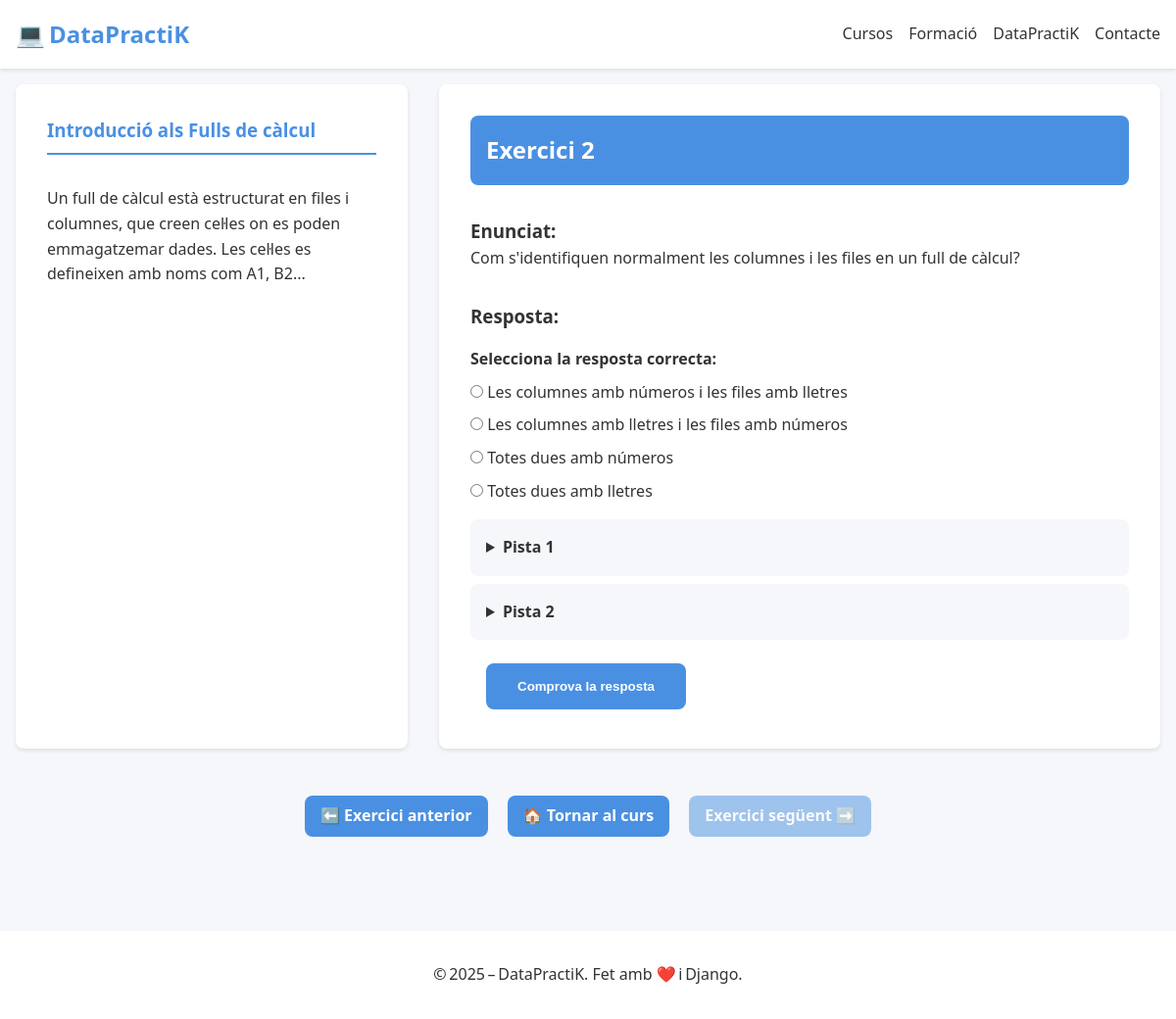
Page /curs/Excel/capitol/1/exercici/2/ on the earlier database version.
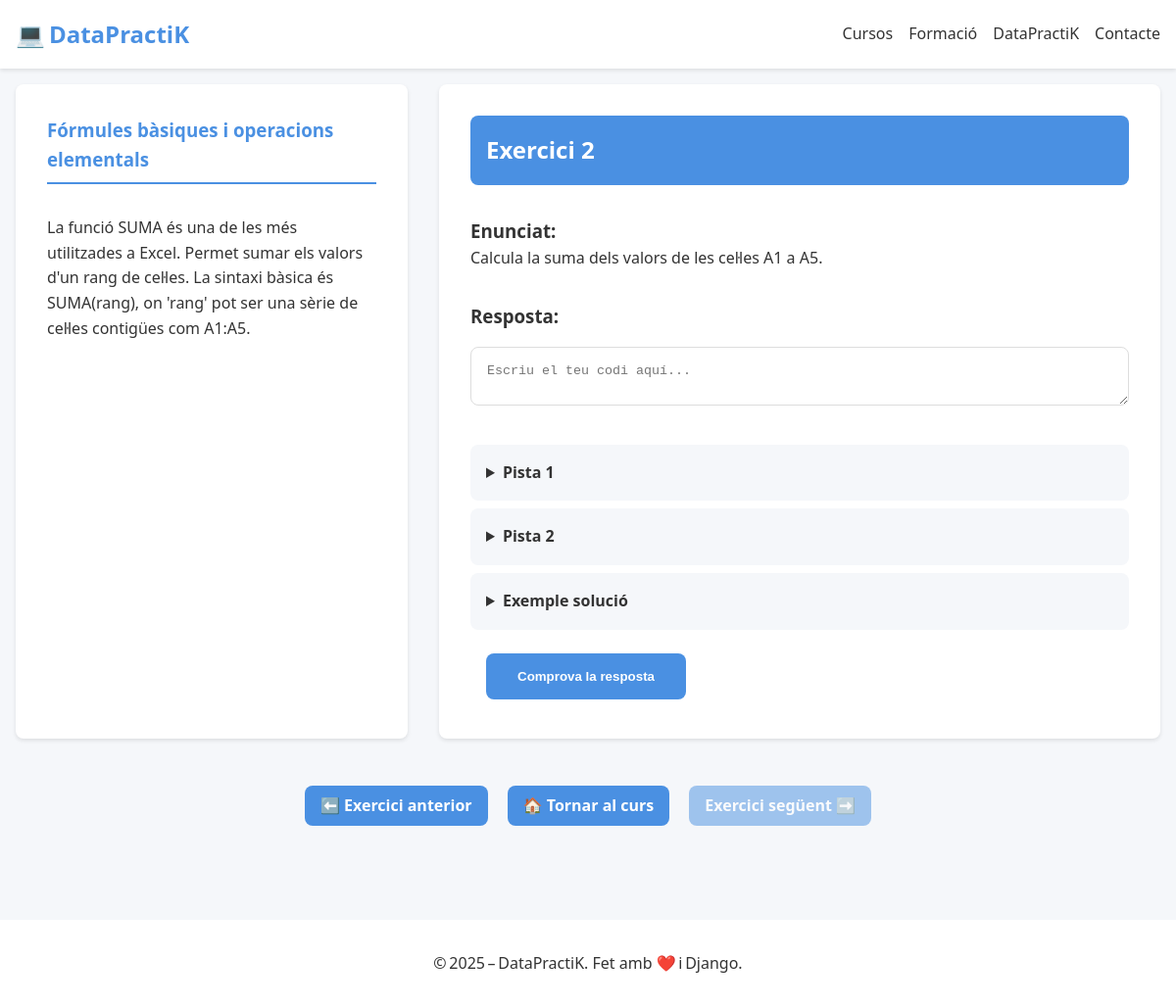
Same page on the later database version.
### app_django/models.py (models this page shows, shortened)
class Exercici(models.Model):
    class Tipus(models.TextChoices):
        CODI = 'codi', _("Escriure codi")
        COMPLETAR = 'completar', _("Completar codi")
        TEST = 'test', _("Tipus test")
        IA = 'ia', _("Correcció amb IA")
        EXE = 'exe', _("Execució de codi")
    curs = models.ForeignKey(Curs, on_delete=models.CASCADE, related_name='exercicis', verbose_name=_("Curs"))
    capitol = models.ForeignKey(Capitol, on_delete=models.CASCADE, related_name='exercicis', verbose_name=_("Capítol"))
    numero = models.PositiveIntegerField(_("Número d'exercici"), default=0)
    titol = models.CharField(_("Títol de l'exercici"), max_length=200, null=True, blank=True)
    tipus = models.CharField(_("Tipus d'exercici"), max_length=20, choices=Tipus.choices)
    descripcio = models.TextField(_("Descripció"), null=True, blank=True)
    enunciat = models.TextField(_("Enunciat"))
    resposta_usuari = models.TextField(_("Resposta de l'usuari"), null=True, blank=True)
    solucio = models.TextField(_("Solució correcta"), null=True, blank=True)
    solucio_codi_1 = models.TextField(_("Solució en codi 1"), null=True, blank=True)
    solucio_codi_2 = models.TextField(_("Solució en codi 2"), null=True, blank=True)
    codi_a_completar = models.TextField(_("Codi a completar"), null=True, blank=True)
    imatge_1 = models.ImageField(_("Imatge 1"), upload_to='exercicis/imatges/', null=True, blank=True)
    descripcio_imatge_1 = models.CharField(_("Descripció imatge 1"), max_length=255, null=True, blank=True)
    imatge_2 = models.ImageField(_("Imatge 2"), upload_to='exercicis/imatges/', null=True, blank=True)
    descripcio_imatge_2 = models.CharField(_("Descripció imatge 2"), max_length=255, null=True, blank=True)
    respostes_test = models.JSONField(_("Respostes del test"), null=True, blank=True)
    temps_estimat_minuts = models.IntegerField(_("Temps estimat (min)"), null=True, blank=True)
    pista_1 = models.TextField(_("Pista 1"), null=True, blank=True)
    pista_2 = models.TextField(_("Pista 2"), null=True, blank=True)
    taula = models.JSONField(blank=True, null=True)
    class Meta:
        ordering = ['capitol__numero', 'numero']
        unique_together = ('capitol', 'numero')
        verbose_name = _("Exercici")
        verbose_name_plural = _("Exercicis")

class Capitol(models.Model):
    curs = models.ForeignKey(Curs, on_delete=models.CASCADE, related_name='capitols', verbose_name=_("Curs"))
    titol = models.CharField(_("Títol del capítol"), max_length=100)
    numero = models.PositiveIntegerField(_("Número del capítol"))
    dificultat = models.CharField(_("Dificultat"), max_length=50)
    preu = models.DecimalField(_("Preu"), max_digits=5, decimal_places=2, default=0.00)
    data_creacio = models.DateTimeField(_("Data de creació"), auto_now_add=True)
    class Meta:
        ordering = ['numero']
        unique_together = ('curs', 'numero')
        verbose_name = _("Capítol")
        verbose_name_plural = _("Capítols")

### app_django/views.py (the view, shortened to what this page needs)
# urls.py: path('curs/<str:curs_nom>/capitol/<int:capitol_num>/exercici/<int:exercici_num>/', views.exercici, name='exercici'),
def exercici(request, curs_nom, capitol_num, exercici_num):
    print(f"⚙️ Inici de la vista 'exercici' per al curs: {curs_nom}, capítol: {capitol_num}, exercici: {exercici_num}")
    curs = get_object_or_404(Curs, nom=curs_nom)
    capitol = get_object_or_404(Capitol, numero=capitol_num, curs=curs)
    exercici = get_object_or_404(Exercici, numero=exercici_num, capitol=capitol)
    missatge = ''
    resposta_correcta = False
    resposta_ia = ''
    exercici_seguent = Exercici.objects.filter(capitol=capitol, numero=exercici.numero + 1).first()
    exercici_anterior = Exercici.objects.filter(capitol=capitol, numero=exercici.numero - 1).first()
    def reemplaçar_placeholders(codi):
        count = 0
        def replacer(match):
            nonlocal count
            count += 1
            return f'<input type="text" name="respostes_completar" class="placeholder-input" data-index="{count}">'
        return re.sub(r'<placeholder>', replacer, codi)
    if exercici.tipus.lower().strip() == 'completar' and exercici.codi_a_completar:
        codi_a_completar_html = reemplaçar_placeholders(exercici.codi_a_completar)
    else:
        codi_a_completar_html = ''
    return render(request, 'exercici.html', {
        'curs': curs,
        'capitol': capitol,
        'exercici': exercici,
        'missatge': missatge,
        'opcions': exercici.respostes_test if exercici.tipus == 'test' else None,
        'exercici_seguent': exercici_seguent,
        'exercici_anterior': exercici_anterior,
        'resposta_correcta': resposta_correcta,
        'codi_a_completar_html': codi_a_completar_html,
        'resposta_ia': resposta_ia,
    })

### app_django/templates/exercici.html (shortened to what the changed rows need)
{% extends 'base.html' %}
{% load static %}
{% load dict_extras %}
{% block content %}
<div class="exercise">
    <div class="exercise__container">
        <aside class="exercise__sidebar">
            <h3 class="exercise__chapter">{{ exercici.capitol.titol }}</h3>
            {% if exercici.descripcio %}
                <p class="exercise__description">{{ exercici.descripcio | safe }}</p>
            {% endif %}
        </aside>
        <main class="exercise__main">
            <div class="exercise__header">
                <h2>Exercici {{ exercici.numero }}</h2>
            </div>
            <div id="contingut-exercici">
                <div class="exercise__content">
                    <div class="exercise__statement">
                        <h3 class="exercise__statement-title">Enunciat:</h3>
                        <p>{{ exercici.enunciat | safe }}</p>
                    </div>
                  <form method="post" class="exercise__form" id="exerciciForm">
                        <h3 class="exercise__response-title">Resposta:</h3>
                        {% if exercici.tipus == 'codi' %}
                            <textarea name="resposta_usuari" class="exercise__code-input" rows="5" placeholder="Escriu el teu codi aquí..."></textarea>
                        {% elif exercici.tipus == 'exe' %}
                            <textarea name="resposta_usuari" class="exercise__code-input" rows="5" placeholder="Escriu el teu codi aquí..."></textarea>
                        {% elif exercici.tipus == 'codi_ia' %}
                            <textarea name="resposta_usuari" class="exercise__code-input" rows="5" placeholder="Escriu el teu codi aquí..."></textarea>
                        {% elif exercici.tipus == 'test' %}
                            <div class="exercise__test-options">
                                <h4>Selecciona la resposta correcta:</h4>
                                {% for opcio in exercici.respostes_test %}
                                    <label class="exercise__test-option">
                                        <input type="radio" name="resposta_usuari" value="{{ opcio }}">
                                        <span>{{ opcio }}</span>
                                    </label>
                                {% endfor %}
                            </div>
                        {% elif exercici.tipus == 'ia' %}
                            <textarea name="resposta_usuari" class="exercise__text-input" rows="5" placeholder="Escriu la teva resposta aquí..."></textarea>
                        {% endif %}
                        <div class="exercise__hints">
                            {% if exercici.pista_1 %}
                                <details class="exercise__hint">
                                </details>
                            {% endif %}
                            {% if exercici.pista_2 %}
                                <details class="exercise__hint">
                                </details>
                            {% endif %}
                        </div>
                        {% if exercici.solucio_codi_1 or exercici.solucio_codi_2 %}
                            <details class="exercise__hint">
                                <summary>Exemple solució</summary>
                            </details>
                        {% endif %}
                        <div class="exercise__submit-row">
                            <button type="submit" class="exercise__submit-button">Comprova la resposta</button>
                        </div>
                    </form>
                </div>
            </div>
        </main>
    </div>
</div>
{% endblock %}

Differences in the rows shown:
removed Exercici: capitol.titol "Introducció als Fulls de càlcul", descripcio "Un full de càlcul està estructurat en files i columnes, que creen cel·les on es poden emmagatzemar dades. Les cel·les es defineixen amb noms com A1, B2...", numero "2", enunciat "Com s'identifiquen normalment les columnes i les files en un full de càlcul?"
added Exercici: capitol.titol "Fórmules bàsiques i operacions elementals", descripcio "La funció SUMA és una de les més utilitzades a Excel. Permet sumar els valors d'un rang de cel·les. La sintaxi bàsica és SUMA(rang), on 'rang' pot ser una sèrie de cel·les contigües com A1:A5.", numero "2", enunciat "Calcula la suma dels valors de les cel·les A1 a A5."
Other differences:
text no longer shown: "Selecciona la resposta correcta:"
text now shown: "Exemple solució"
list line gone: "☐ Les columnes amb números i les Les columnes amb números i les files amb lletres"
list line gone: "☐ Les columnes amb lletres i les Les columnes amb lletres i les files amb números"
list line gone: "☐ Totes dues amb números Totes dues amb números"
list line gone: "☐ Totes dues amb lletres Totes dues amb lletres"
